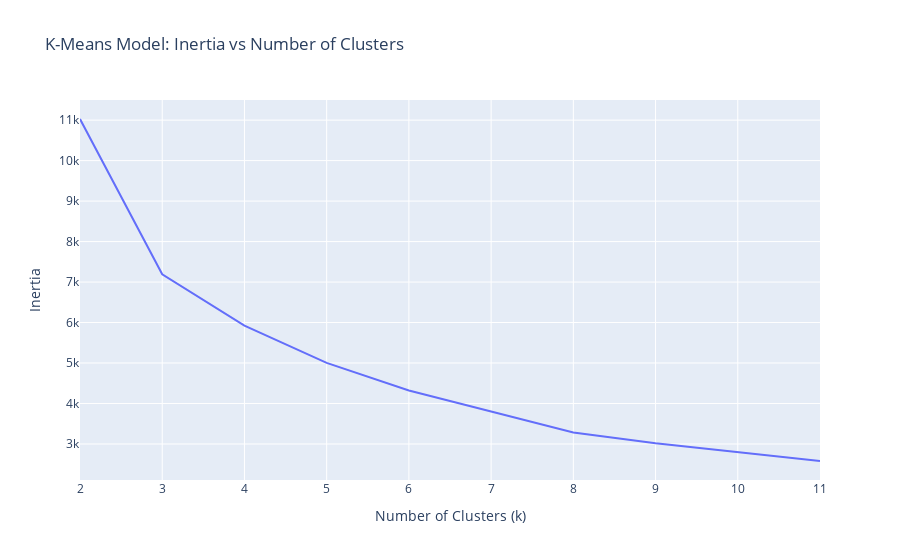

Notebook code for this chart:
### Markdown cell above
Let's use plotly express to create a line plot that shows the values of inertia_errors as a function of n_clusters. This is the elbow method that will help us to determine the number of clusters to use.

### Code cell
# Create line plot of `inertia_errors` vs `n_clusters`
fig = px.line(
    x=n_clusters, y=inertia_errors, title="K-Means Model: Inertia vs Number of Clusters"
)
fig.update_layout(xaxis_title="Number of Clusters (k)", yaxis_title="Inertia")
fig.show()
plt.savefig("images4.png", dpi=150)

### Figure 1 — Plotly figure (JSON) as saved in the notebook; plotly's stock layout.template omitted (floating-point values rounded to 4 significant figures)
{"data": [{"hovertemplate": "x=%{x}<br>y=%{y}<extra></extra>", "legendgroup": "", "line": {"color": "#636efa", "dash": "solid"}, "marker": {"symbol": "circle"}, "mode": "lines", "name": "", "orientation": "v", "showlegend": false, "type": "scatter", "x": [2, 3, 4, 5, 6, 7, 8, 9, 10, 11], "xaxis": "x", "y": [11030.0, 7191.0, 5922.0, 5002.0, 4320.0, 3809.0, 3283.0, 3015.0, 2793.0, 2579.0], "yaxis": "y"}], "layout": {"legend": {"tracegroupgap": 0}, "title": {"text": "K-Means Model: Inertia vs Number of Clusters"}, "xaxis": {"anchor": "y", "domain": [0, 1], "title": {"text": "Number of Clusters (k)"}}, "yaxis": {"anchor": "x", "domain": [0, 1], "title": {"text": "Inertia"}}}}
